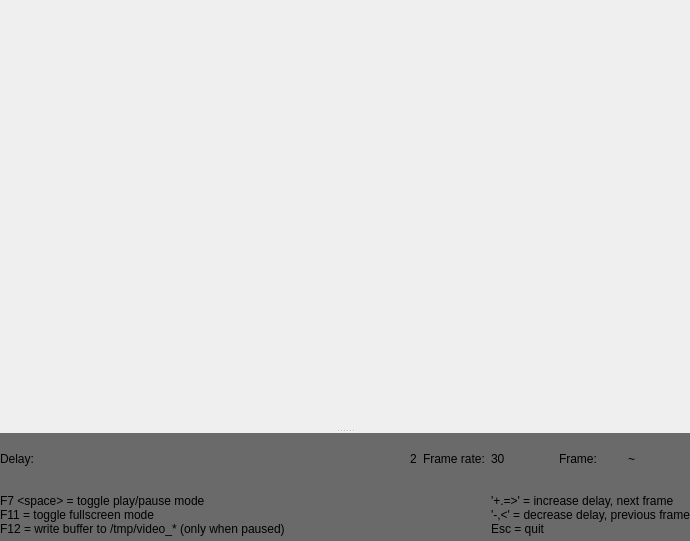
<?xml version="1.0" encoding="UTF-8"?>
<ui version="4.0">
 <class>MainWindow</class>
 <widget class="QMainWindow" name="MainWindow">
  <property name="geometry">
   <rect>
    <x>0</x>
    <y>0</y>
    <width>690</width>
    <height>541</height>
   </rect>
  </property>
  <property name="windowTitle">
   <string>Delay Analysis - SportsReview</string>
  </property>
  <property name="windowIcon">
   <iconset resource="../../common/resources.qrc">
    <normaloff>:/common/resources/icon.svg</normaloff>:/common/resources/icon.svg</iconset>
  </property>
  <widget class="QWidget" name="centralwidget">
   <layout class="QGridLayout" name="gridLayout">
    <property name="margin">
     <number>0</number>
    </property>
    <property name="spacing">
     <number>0</number>
    </property>
    <item row="0" column="0">
     <widget class="QSplitter" name="splitter">
      <property name="orientation">
       <enum>Qt::Vertical</enum>
      </property>
      <widget class="QLabel" name="videoFrame">
       <property name="text">
        <string/>
       </property>
       <property name="alignment">
        <set>Qt::AlignCenter</set>
       </property>
      </widget>
      <widget class="QWidget" name="buttonArea" native="true">
       <property name="sizePolicy">
        <sizepolicy hsizetype="Preferred" vsizetype="Minimum">
         <horstretch>0</horstretch>
         <verstretch>0</verstretch>
        </sizepolicy>
       </property>
       <property name="maximumSize">
        <size>
         <width>16777215</width>
         <height>108</height>
        </size>
       </property>
       <property name="styleSheet">
        <string notr="true">background-color: rgb(106, 106, 106);</string>
       </property>
       <layout class="QGridLayout" name="gridLayout_2" columnstretch="2,0,0,0,0,0,0">
        <property name="sizeConstraint">
         <enum>QLayout::SetMinimumSize</enum>
        </property>
        <item row="0" column="3">
         <widget class="QLabel" name="label_2">
          <property name="text">
           <string>Frame rate:</string>
          </property>
         </widget>
        </item>
        <item row="3" column="4" colspan="3">
         <widget class="QLabel" name="label_5">
          <property name="text">
           <string>&lt;html&gt;&lt;head/&gt;&lt;body&gt;&lt;p&gt;'+.=&amp;gt;' = increase delay, next frame&lt;br/&gt;'-,&amp;lt;' = decrease delay, previous frame&lt;br/&gt;Esc = quit&lt;/p&gt;&lt;/body&gt;&lt;/html&gt;</string>
          </property>
         </widget>
        </item>
        <item row="0" column="4">
         <widget class="QLabel" name="frameRate">
          <property name="text">
           <string>30</string>
          </property>
         </widget>
        </item>
        <item row="0" column="6">
         <widget class="QLabel" name="frameNum">
          <property name="text">
           <string>~</string>
          </property>
         </widget>
        </item>
        <item row="3" column="0" colspan="4">
         <widget class="QLabel" name="label_4">
          <property name="text">
           <string>&lt;html&gt;&lt;head/&gt;&lt;body&gt;&lt;p&gt;F7 &amp;lt;space&amp;gt; = toggle play/pause mode&lt;br/&gt;F11 = toggle fullscreen mode&lt;br/&gt;F12 = write buffer to /tmp/video_* (only when paused)&lt;/p&gt;&lt;/body&gt;&lt;/html&gt;</string>
          </property>
         </widget>
        </item>
        <item row="0" column="2">
         <widget class="QLabel" name="delay">
          <property name="text">
           <string>2</string>
          </property>
         </widget>
        </item>
        <item row="0" column="0" colspan="2">
         <widget class="QLabel" name="label">
          <property name="text">
           <string>Delay:</string>
          </property>
         </widget>
        </item>
        <item row="0" column="5">
         <widget class="QLabel" name="label_3">
          <property name="text">
           <string>Frame:</string>
          </property>
         </widget>
        </item>
       </layout>
      </widget>
     </widget>
    </item>
   </layout>
  </widget>
 </widget>
 <resources>
  <include location="../../common/resources.qrc"/>
 </resources>
 <connections/>
</ui>
